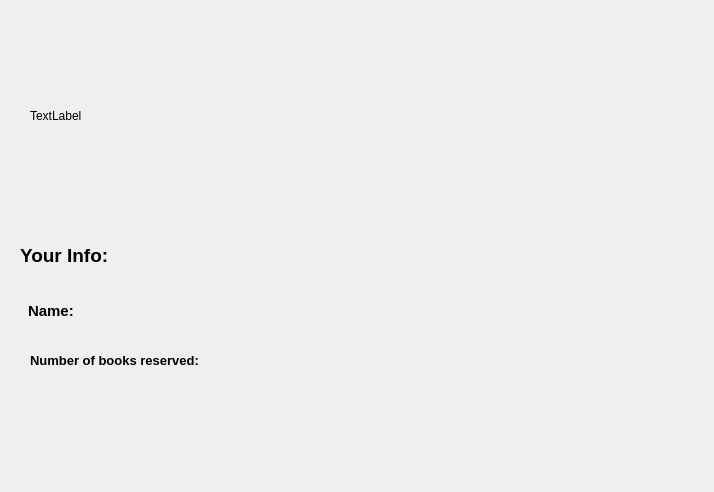
<?xml version="1.0" encoding="UTF-8"?>
<ui version="4.0">
 <class>studentinfo</class>
 <widget class="QDialog" name="studentinfo">
  <property name="geometry">
   <rect>
    <x>0</x>
    <y>0</y>
    <width>714</width>
    <height>492</height>
   </rect>
  </property>
  <property name="windowTitle">
   <string>Dialog</string>
  </property>
  <widget class="QLabel" name="label">
   <property name="geometry">
    <rect>
     <x>20</x>
     <y>210</y>
     <width>241</width>
     <height>91</height>
    </rect>
   </property>
   <property name="font">
    <font>
     <pointsize>14</pointsize>
     <weight>75</weight>
     <bold>true</bold>
    </font>
   </property>
   <property name="frameShadow">
    <enum>QFrame::Plain</enum>
   </property>
   <property name="text">
    <string>Your Info:</string>
   </property>
  </widget>
  <widget class="QLabel" name="label_2">
   <property name="geometry">
    <rect>
     <x>28</x>
     <y>300</y>
     <width>81</width>
     <height>21</height>
    </rect>
   </property>
   <property name="font">
    <font>
     <pointsize>11</pointsize>
     <weight>75</weight>
     <bold>true</bold>
    </font>
   </property>
   <property name="text">
    <string>Name:</string>
   </property>
  </widget>
  <widget class="QLabel" name="label_3">
   <property name="geometry">
    <rect>
     <x>30</x>
     <y>340</y>
     <width>281</width>
     <height>41</height>
    </rect>
   </property>
   <property name="font">
    <font>
     <pointsize>10</pointsize>
     <weight>75</weight>
     <bold>true</bold>
    </font>
   </property>
   <property name="text">
    <string>Number of books reserved:</string>
   </property>
  </widget>
  <widget class="QLabel" name="nobookinfo">
   <property name="geometry">
    <rect>
     <x>310</x>
     <y>350</y>
     <width>251</width>
     <height>20</height>
    </rect>
   </property>
   <property name="text">
    <string/>
   </property>
  </widget>
  <widget class="QLabel" name="nameinfo">
   <property name="geometry">
    <rect>
     <x>110</x>
     <y>300</y>
     <width>301</width>
     <height>21</height>
    </rect>
   </property>
   <property name="text">
    <string/>
   </property>
  </widget>
  <widget class="QLabel" name="nobooksinnfo">
   <property name="geometry">
    <rect>
     <x>230</x>
     <y>140</y>
     <width>261</width>
     <height>21</height>
    </rect>
   </property>
   <property name="text">
    <string/>
   </property>
  </widget>
  <widget class="QLabel" name="label70">
   <property name="geometry">
    <rect>
     <x>30</x>
     <y>20</y>
     <width>621</width>
     <height>191</height>
    </rect>
   </property>
   <property name="text">
    <string>TextLabel</string>
   </property>
  </widget>
 </widget>
 <resources/>
 <connections/>
</ui>
